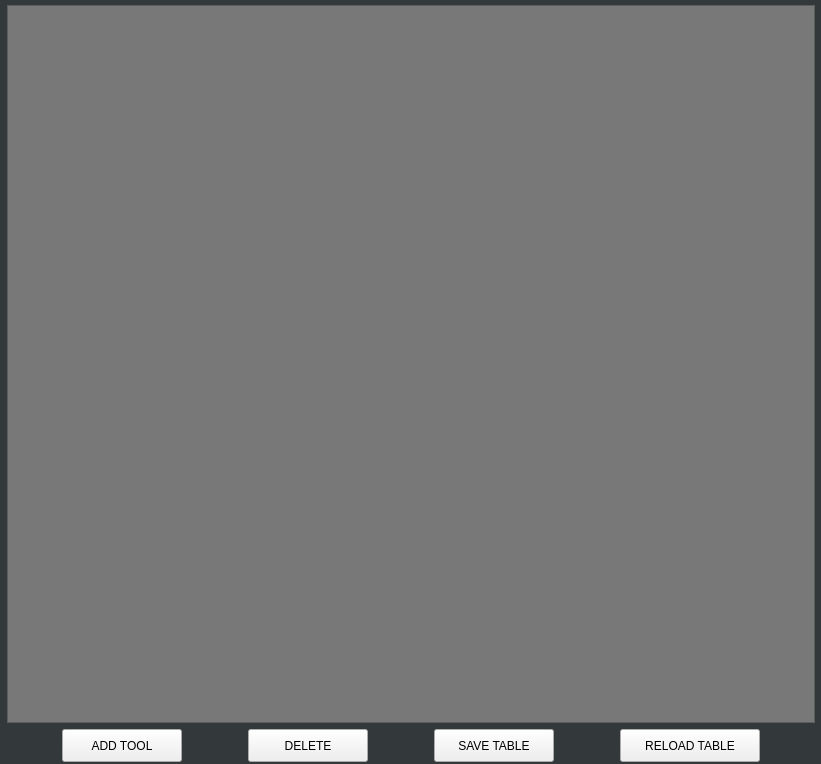
                <widget class="QFrame" name="frame_13">
                 <property name="enabled">
                  <bool>true</bool>
                 </property>
                 <property name="geometry">
                  <rect>
                   <x>0</x>
                   <y>0</y>
                   <width>821</width>
                   <height>764</height>
                  </rect>
                 </property>
                 <property name="sizePolicy">
                  <sizepolicy hsizetype="Preferred" vsizetype="Preferred">
                   <horstretch>0</horstretch>
                   <verstretch>0</verstretch>
                  </sizepolicy>
                 </property>
                 <property name="styleSheet">
                  <string notr="true">.QFrame{
    background-color: rgb(51, 57, 59);
}</string>
                 </property>
                 <layout class="QVBoxLayout" name="verticalLayout_20">
                  <property name="leftMargin">
                   <number>2</number>
                  </property>
                  <property name="topMargin">
                   <number>0</number>
                  </property>
                  <property name="rightMargin">
                   <number>1</number>
                  </property>
                  <property name="bottomMargin">
                   <number>2</number>
                  </property>
                  <item>
                   <layout class="QHBoxLayout" name="horizontalLayout_38">
                    <property name="leftMargin">
                     <number>5</number>
                    </property>
                    <property name="topMargin">
                     <number>5</number>
                    </property>
                    <property name="rightMargin">
                     <number>5</number>
                    </property>
                    <item>
                     <widget class="ToolTable" name="toolTable">
                      <property name="sizePolicy">
                       <sizepolicy hsizetype="Expanding" vsizetype="Expanding">
                        <horstretch>0</horstretch>
                        <verstretch>0</verstretch>
                       </sizepolicy>
                      </property>
                      <property name="palette">
                       <palette>
                        <active>
                         <colorrole role="WindowText">
                          <brush brushstyle="SolidPattern">
                           <color alpha="255">
                            <red>235</red>
                            <green>235</green>
                            <blue>238</blue>
                           </color>
                          </brush>
                         </colorrole>
                         <colorrole role="Button">
                          <brush brushstyle="SolidPattern">
                           <color alpha="255">
                            <red>120</red>
                            <green>120</green>
                            <blue>120</blue>
                           </color>
                          </brush>
                         </colorrole>
                         <colorrole role="Text">
                          <brush brushstyle="SolidPattern">
                           <color alpha="255">
                            <red>235</red>
                            <green>235</green>
                            <blue>238</blue>
                           </color>
                          </brush>
                         </colorrole>
                         <colorrole role="ButtonText">
                          <brush brushstyle="SolidPattern">
                           <color alpha="255">
                            <red>235</red>
                            <green>235</green>
                            <blue>238</blue>
                           </color>
                          </brush>
                         </colorrole>
                         <colorrole role="Base">
                          <brush brushstyle="SolidPattern">
                           <color alpha="255">
                            <red>120</red>
                            <green>120</green>
                            <blue>120</blue>
                           </color>
                          </brush>
                         </colorrole>
                         <colorrole role="Window">
                          <brush brushstyle="SolidPattern">
                           <color alpha="255">
                            <red>120</red>
                            <green>120</green>
                            <blue>120</blue>
                           </color>
                          </brush>
                         </colorrole>
                         <colorrole role="AlternateBase">
                          <brush brushstyle="SolidPattern">
                           <color alpha="255">
                            <red>90</red>
                            <green>90</green>
                            <blue>90</blue>
                           </color>
                          </brush>
                         </colorrole>
                        </active>
                        <inactive>
                         <colorrole role="WindowText">
                          <brush brushstyle="SolidPattern">
                           <color alpha="255">
                            <red>235</red>
                            <green>235</green>
                            <blue>238</blue>
                           </color>
                          </brush>
                         </colorrole>
                         <colorrole role="Button">
                          <brush brushstyle="SolidPattern">
                           <color alpha="255">
                            <red>120</red>
                            <green>120</green>
                            <blue>120</blue>
                           </color>
                          </brush>
                         </colorrole>
                         <colorrole role="Text">
                          <brush brushstyle="SolidPattern">
                           <color alpha="255">
                            <red>235</red>
                            <green>235</green>
                            <blue>238</blue>
                           </color>
                          </brush>
                         </colorrole>
                         <colorrole role="ButtonText">
                          <brush brushstyle="SolidPattern">
                           <color alpha="255">
                            <red>235</red>
                            <green>235</green>
                            <blue>238</blue>
                           </color>
                          </brush>
                         </colorrole>
                         <colorrole role="Base">
                          <brush brushstyle="SolidPattern">
                           <color alpha="255">
                            <red>120</red>
                            <green>120</green>
                            <blue>120</blue>
                           </color>
                          </brush>
                         </colorrole>
                         <colorrole role="Window">
                          <brush brushstyle="SolidPattern">
                           <color alpha="255">
                            <red>120</red>
                            <green>120</green>
                            <blue>120</blue>
                           </color>
                          </brush>
                         </colorrole>
                         <colorrole role="AlternateBase">
                          <brush brushstyle="SolidPattern">
                           <color alpha="255">
                            <red>90</red>
                            <green>90</green>
                            <blue>90</blue>
                           </color>
                          </brush>
                         </colorrole>
                        </inactive>
                        <disabled>
                         <colorrole role="WindowText">
                          <brush brushstyle="SolidPattern">
                           <color alpha="255">
                            <red>235</red>
                            <green>235</green>
                            <blue>238</blue>
                           </color>
                          </brush>
                         </colorrole>
                         <colorrole role="Button">
                          <brush brushstyle="SolidPattern">
                           <color alpha="255">
                            <red>120</red>
                            <green>120</green>
                            <blue>120</blue>
                           </color>
                          </brush>
                         </colorrole>
                         <colorrole role="Text">
                          <brush brushstyle="SolidPattern">
                           <color alpha="255">
                            <red>235</red>
                            <green>235</green>
                            <blue>238</blue>
                           </color>
                          </brush>
                         </colorrole>
                         <colorrole role="ButtonText">
                          <brush brushstyle="SolidPattern">
                           <color alpha="255">
                            <red>235</red>
                            <green>235</green>
                            <blue>238</blue>
                           </color>
                          </brush>
                         </colorrole>
                         <colorrole role="Base">
                          <brush brushstyle="SolidPattern">
                           <color alpha="255">
                            <red>120</red>
                            <green>120</green>
                            <blue>120</blue>
                           </color>
                          </brush>
                         </colorrole>
                         <colorrole role="Window">
                          <brush brushstyle="SolidPattern">
                           <color alpha="255">
                            <red>120</red>
                            <green>120</green>
                            <blue>120</blue>
                           </color>
                          </brush>
                         </colorrole>
                         <colorrole role="AlternateBase">
                          <brush brushstyle="SolidPattern">
                           <color alpha="255">
                            <red>90</red>
                            <green>90</green>
                            <blue>90</blue>
                           </color>
                          </brush>
                         </colorrole>
                        </disabled>
                       </palette>
                      </property>
                      <property name="font">
                       <font>
                        <family>Bebas Kai</family>
                        <pointsize>15</pointsize>
                        <weight>50</weight>
                        <italic>false</italic>
                        <bold>false</bold>
                       </font>
                      </property>
                      <property name="focusPolicy">
                       <enum>Qt::NoFocus</enum>
                      </property>
                      <property name="styleSheet">
                       <string notr="true">TootTable,
QHeaderView {
    font: 14pt &quot;Bebas Kai&quot;;
	background-color: rgb(220, 220, 220);
	color: black;
    border: none;
}

ToolTable {
   	border-top: 8px rgb(120, 120, 120);
	border-left: 4px  rgb(120, 120, 120);
	border-bottom: 5px rgb(120, 120, 120);
	border-right: 4px rgb(120, 120, 120);
	border-radius: 5px;
	border-color: rgb(120, 120, 120);
	border-style: solid;
	background-color: rgb(120, 120, 120);
    gridline-color: rgb(203, 203, 203);
	alternate-background-color: rgb(90, 90, 90);
}</string>
                      </property>
                      <property name="frameShape">
                       <enum>QFrame::StyledPanel</enum>
                      </property>
                      <property name="frameShadow">
                       <enum>QFrame::Sunken</enum>
                      </property>
                      <property name="lineWidth">
                       <number>3</number>
                      </property>
                      <property name="midLineWidth">
                       <number>3</number>
                      </property>
                      <property name="editTriggers">
                       <set>QAbstractItemView::AnyKeyPressed|QAbstractItemView::DoubleClicked|QAbstractItemView::EditKeyPressed|QAbstractItemView::SelectedClicked</set>
                      </property>
                      <property name="showDropIndicator" stdset="0">
                       <bool>true</bool>
                      </property>
                      <property name="alternatingRowColors">
                       <bool>true</bool>
                      </property>
                      <property name="showGrid">
                       <bool>true</bool>
                      </property>
                      <property name="gridStyle">
                       <enum>Qt::SolidLine</enum>
                      </property>
                      <property name="sortingEnabled">
                       <bool>true</bool>
                      </property>
                      <property name="displayColumns" stdset="0">
                       <string>TZDR</string>
                      </property>
                      <property name="currentToolColor" stdset="0">
                       <color>
                        <red>42</red>
                        <green>56</green>
                        <blue>255</blue>
                       </color>
                      </property>
                      <attribute name="horizontalHeaderDefaultSectionSize">
                       <number>90</number>
                      </attribute>
                      <attribute name="horizontalHeaderHighlightSections">
                       <bool>false</bool>
                      </attribute>
                      <attribute name="horizontalHeaderMinimumSectionSize">
                       <number>90</number>
                      </attribute>
                      <attribute name="horizontalHeaderStretchLastSection">
                       <bool>true</bool>
                      </attribute>
                      <attribute name="verticalHeaderVisible">
                       <bool>false</bool>
                      </attribute>
                      <attribute name="verticalHeaderCascadingSectionResizes">
                       <bool>true</bool>
                      </attribute>
                      <attribute name="verticalHeaderDefaultSectionSize">
                       <number>30</number>
                      </attribute>
                      <attribute name="verticalHeaderHighlightSections">
                       <bool>false</bool>
                      </attribute>
                      <attribute name="verticalHeaderMinimumSectionSize">
                       <number>30</number>
                      </attribute>
                     </widget>
                    </item>
                   </layout>
                  </item>
                  <item>
                   <layout class="QHBoxLayout" name="horizontalLayout_37">
                    <item>
                     <widget class="QPushButton" name="tool_table_add_tool_button">
                      <property name="sizePolicy">
                       <sizepolicy hsizetype="Fixed" vsizetype="Fixed">
                        <horstretch>0</horstretch>
                        <verstretch>0</verstretch>
                       </sizepolicy>
                      </property>
                      <property name="minimumSize">
                       <size>
                        <width>120</width>
                        <height>33</height>
                       </size>
                      </property>
                      <property name="maximumSize">
                       <size>
                        <width>120</width>
                        <height>33</height>
                       </size>
                      </property>
                      <property name="focusPolicy">
                       <enum>Qt::NoFocus</enum>
                      </property>
                      <property name="styleSheet">
                       <string notr="true">QPushButton {
   	font: 14pt &quot;Bebas Kai&quot;;
}</string>
                      </property>
                      <property name="text">
                       <string>ADD TOOL</string>
                      </property>
                     </widget>
                    </item>
                    <item>
                     <widget class="QPushButton" name="tool_table_delete_button">
                      <property name="sizePolicy">
                       <sizepolicy hsizetype="Fixed" vsizetype="Fixed">
                        <horstretch>0</horstretch>
                        <verstretch>0</verstretch>
                       </sizepolicy>
                      </property>
                      <property name="minimumSize">
                       <size>
                        <width>120</width>
                        <height>33</height>
                       </size>
                      </property>
                      <property name="maximumSize">
                       <size>
                        <width>120</width>
                        <height>33</height>
                       </size>
                      </property>
                      <property name="focusPolicy">
                       <enum>Qt::NoFocus</enum>
                      </property>
                      <property name="styleSheet">
                       <string notr="true">QPushButton {
   	font: 14pt &quot;Bebas Kai&quot;;
}</string>
                      </property>
                      <property name="text">
                       <string>DELETE</string>
                      </property>
                     </widget>
                    </item>
                    <item>
                     <widget class="QPushButton" name="tool_table_save_button">
                      <property name="sizePolicy">
                       <sizepolicy hsizetype="Fixed" vsizetype="Fixed">
                        <horstretch>0</horstretch>
                        <verstretch>0</verstretch>
                       </sizepolicy>
                      </property>
                      <property name="minimumSize">
                       <size>
                        <width>120</width>
                        <height>33</height>
                       </size>
                      </property>
                      <property name="maximumSize">
                       <size>
                        <width>120</width>
                        <height>33</height>
                       </size>
                      </property>
                      <property name="focusPolicy">
                       <enum>Qt::NoFocus</enum>
                      </property>
                      <property name="styleSheet">
                       <string notr="true">QPushButton {
   	font: 14pt &quot;Bebas Kai&quot;;
}</string>
                      </property>
                      <property name="text">
                       <string>SAVE TABLE</string>
                      </property>
                     </widget>
                    </item>
                    <item>
                     <widget class="QPushButton" name="tool_table_reload_button">
                      <property name="sizePolicy">
                       <sizepolicy hsizetype="Fixed" vsizetype="Fixed">
                        <horstretch>0</horstretch>
                        <verstretch>0</verstretch>
                       </sizepolicy>
                      </property>
                      <property name="minimumSize">
                       <size>
                        <width>140</width>
                        <height>33</height>
                       </size>
                      </property>
                      <property name="maximumSize">
                       <size>
                        <width>140</width>
                        <height>33</height>
                       </size>
                      </property>
                      <property name="focusPolicy">
                       <enum>Qt::NoFocus</enum>
                      </property>
                      <property name="styleSheet">
                       <string notr="true">QPushButton {
   	font: 14pt &quot;Bebas Kai&quot;;
}</string>
                      </property>
                      <property name="text">
                       <string>RELOAD TABLE</string>
                      </property>
                     </widget>
                    </item>
                   </layout>
                  </item>
                 </layout>
                </widget>
